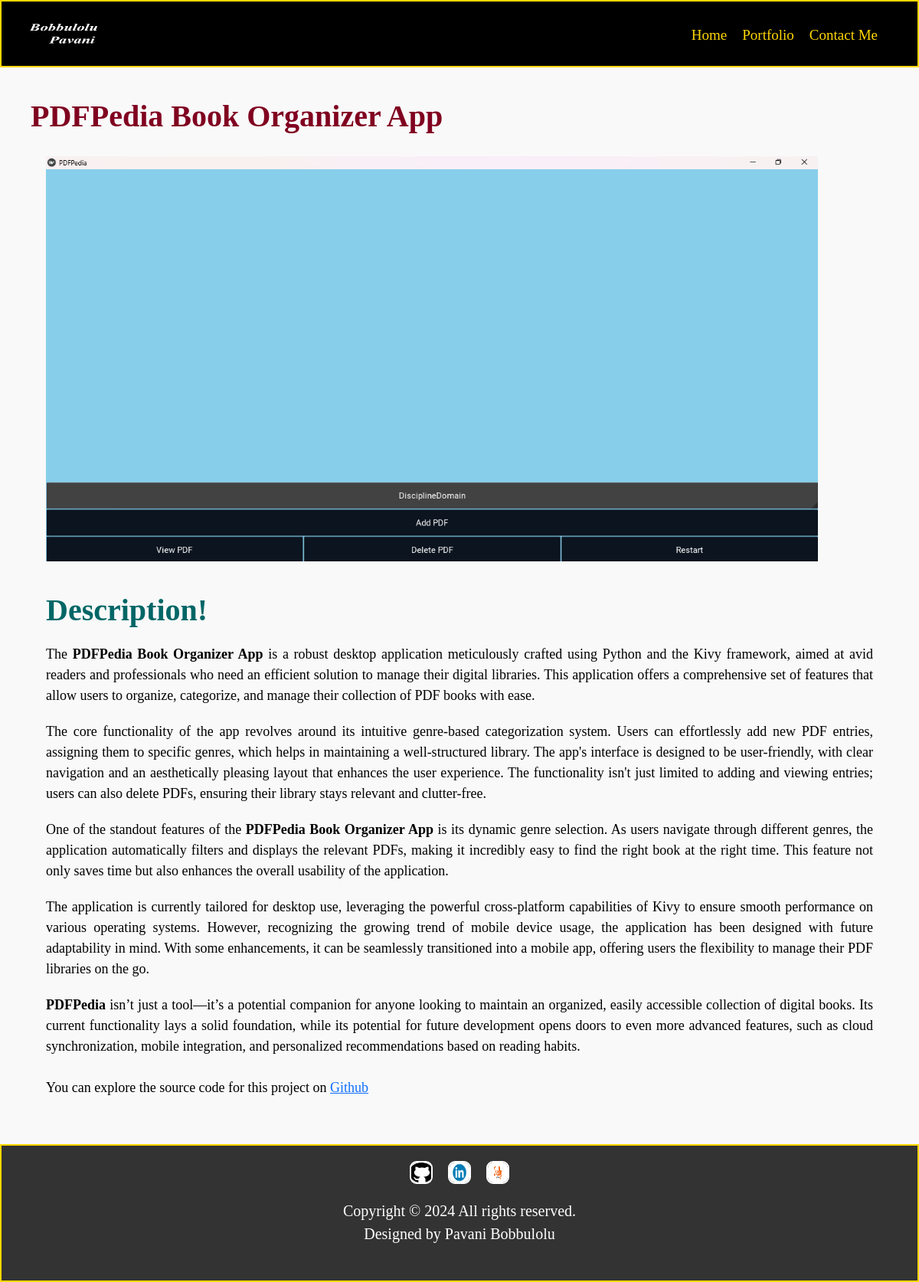
The page /projects/pdfpedia-book-organizer-app/ on the database its author committed.
### pages/models.py (models this page shows, shortened)
class Project(models.Model):
    class Meta:
        verbose_name = 'Project'  # Singular name used in admin and forms
        verbose_name_plural = 'Projects'  # Plural name used in admin and forms
        ordering = ["-published_date"]  # Order by publication date, newest first
    published_date = models.DateTimeField(blank=True, null=True)  # Date when the project was completed or published
    project_name = models.CharField(max_length=200)  # Name of the project
    short_description = models.CharField(max_length=500, blank=True, null=True)  # Brief description of the project
    detailed_description = RichTextField(blank=True, null=True)  # Full details about the project
    cover_image = models.ImageField(blank=True, null=True, upload_to="portfolio")  # Image or screenshot of the project
    slug = models.SlugField(null=True, blank=True)  # URL-friendly version of the project name
    is_displayed = models.BooleanField(default=True)  # Whether the project should be shown on the website

### pages/views.py (the view)
# urls.py: path('projects/<slug:slug>/', views.project_detail, name='project_detail'),  # Detail view for a single project
def project_detail(request, slug):
    project = get_object_or_404(Project, slug=slug)
    return render(request, 'core/project_detail.html', {'project': project})

### PersonaPage/context_processor.py (called while the page is built)
def project_context(request):
    try:
        if request.user.is_authenticated:
            user_profile = UserProfile.objects.filter(user=request.user).first()
        else:
            default_user = User.objects.get(username='root')
            user_profile = UserProfile.objects.filter(user=default_user).first()
    except User.DoesNotExist:
        user_profile = None
    resume_url = user_profile.resume.url if user_profile and user_profile.resume else None
    context = {
        'me': user_profile,
        'certifications': Certification.objects.filter(is_visible=True),
        'portfolio': Project.objects.filter(is_displayed=True),
        'resume_url': resume_url,
    }
    return context

### pages/templates/core/project_detail.html (shortened to what this page needs)
{% extends 'partials/base.html' %}
{% load static %}
{% block content %}
<section class="project-detail-section">
    <div class="container3">
        <h1>{{ project.project_name }}</h1>
        <img src="{{ project.cover_image.url }}" alt="{{ project.project_name }}" class="proj-img">
        <h2>Description!</h2>
        <p>{{ project.detailed_description|safe }}</p>
    </div>
</section>
{% endblock %}

### static/css/style.css (style rules this page uses)
body { background-color: #f9f9f9; font-family: 'Times New Roman', Times, serif; color: #333; margin: 0; padding: 0; }
.project-detail-section { padding: 20px; margin: 20px; }
.proj-img { height: 45%; width: 90%; margin: 20px; }
.container3 h1 { font-weight: bold; color: #800020; }
.container3 p { font-size: 18px; color: black; margin: 20px; text-align: justify; }
.container3 h2 { margin: 20px; font-size: 40px; color: #006666; font-weight: bold; }

### rows shown on the page
Project: project_name "PDFPedia Book Organizer App", cover_image (picture), detailed_description "The PDFPedia Book Organizer App is a robust desktop application meticulously crafted using Python and the Kivy framework, aimed at avid readers and professionals who need an efficient solution to manage their digital libraries. This application offers a comprehensive set of features that allow users to organize, categorize, and manage their collection of PDF books with ease. The core functionality of the app revolves around its intuitive genre-based categorization system. Users can effortlessly add new PDF entries, assigning them to specific genres, which helps in maintaining a well-structured library. The app's interface is designed to be user-friendly, with clear navigation and an…"
